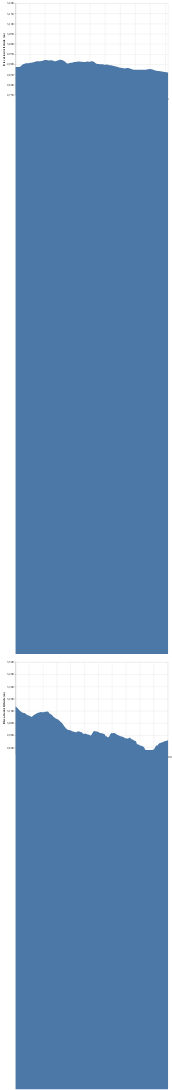

This figure's notebook cell:
### Code cell
alt.Chart(elevation1.to_dataframe().reset_index()).mark_area().encode(
    alt.X('distance:Q', scale=alt.Scale(nice=False), title = 'Distance (m)'),
    alt.Y('elevation', title='Elevation/Altitude (m)', scale=alt.Scale(zero=False, domain = [2750, 3200]))
).properties(width=500) & \
alt.Chart(elevation2.to_dataframe().reset_index()).mark_area().encode(
    alt.X('distance:Q', scale=alt.Scale(nice=False), title = 'Distance (m)'),
    alt.Y('elevation', title='Elevation/Altitude (m)', scale=alt.Scale(zero=False, domain = [2750, 3500]))
).properties(width=500)

### Figure 1 — Vega-Lite specification as saved in the notebook (floating-point values rounded to 4 significant figures; data arrays with more than 128 entries replaced by an {"elided": "..."} marker saying what was removed)
{"config": {"view": {"continuousWidth": 400, "continuousHeight": 300}}, "vconcat": [{"data": {"name": "data-85b796964b5100accaf98af33730347e"}, "mark": "area", "encoding": {"x": {"field": "distance", "scale": {"nice": false}, "title": "Distance (m)", "type": "quantitative"}, "y": {"field": "elevation", "scale": {"domain": [2750, 3200], "zero": false}, "title": "Elevation/Altitude (m)", "type": "quantitative"}}, "width": 500}, {"data": {"name": "data-9fdecfd87bcdaf9d4b49ec1b9ebfdff1"}, "mark": "area", "encoding": {"x": {"field": "distance", "scale": {"nice": false}, "title": "Distance (m)", "type": "quantitative"}, "y": {"field": "elevation", "scale": {"domain": [2750, 3500], "zero": false}, "title": "Elevation/Altitude (m)", "type": "quantitative"}}, "width": 500}], "$schema": "https://vega.github.io/schema/vega-lite/v4.17.0.json", "datasets": {"data-85b796964b5100accaf98af33730347e": {"elided": "204 records"}, "data-9fdecfd87bcdaf9d4b49ec1b9ebfdff1": {"elided": "553 records"}}}
